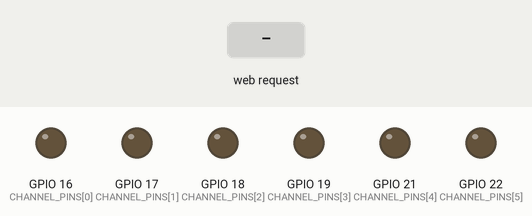
A program run on a simulated ESP32. Parts: output pins drawn as LEDs (lit = HIGH). The inputs (shaded band) are chosen by the test bench. WiFi joins after 1.5 s; servers stay silent unless stated; what the program prints to the serial monitor is not drawn.

Above: at 2.7 s.
2.8 s: HTTP request GET /launch?channel=1 received
At 3.8 s:
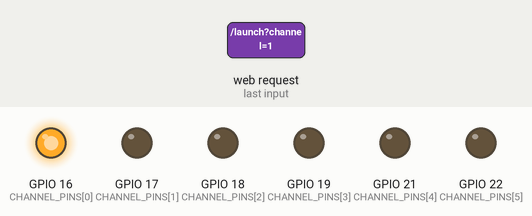
4.3 s: HTTP request GET /reset received
At 4.9 s:
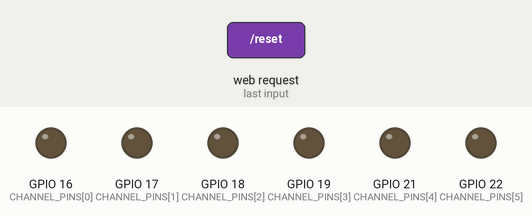
Timing chart, 0 to 7.3 s (numbered marks = the images above; inputs shaded):
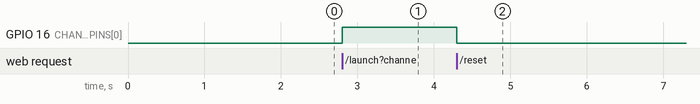

The program:

main.cpp
```cpp
#include <WiFi.h>
#include <WebServer.h>
#include <ArduinoJson.h>
#include <ESPmDNS.h>

// ============== CONFIGURATION ==============
const char* WIFI_SSID = "garts25";
const char* WIFI_PASSWORD = "arthur2019";
const char* HOSTNAME = "launch-controller";  // Access via http://launch-controller.local/

// GPIO pins for each launch channel (directly control MOSFET gates)
const int CHANNEL_PINS[] = {16, 17, 18, 19, 21, 22};
const int NUM_CHANNELS = 6;

// ============== GLOBALS ==============
WebServer server(80);
int activeChannel = -1;  // Active launch channel (-1 = none)

// ============== FUNCTION DECLARATIONS ==============
void handleRoot();
void handleHealth();
void handleLaunch();
void handleStatus();
void handleReset();
void handleNotFound();

// ============== SETUP ==============
void setup() {
    Serial.begin(115200);
    Serial.println("\n=== ESP32 Launch Controller ===");

    // Initialize all channel pins as OUTPUT, LOW (off)
    for (int i = 0; i < NUM_CHANNELS; i++) {
        pinMode(CHANNEL_PINS[i], OUTPUT);
        digitalWrite(CHANNEL_PINS[i], LOW);
    }

    // Connect to WiFi
    WiFi.setHostname(HOSTNAME);
    WiFi.begin(WIFI_SSID, WIFI_PASSWORD);
    Serial.print("Connecting to WiFi");
    while (WiFi.status() != WL_CONNECTED) {
        delay(500);
        Serial.print(".");
    }
    Serial.println();
    Serial.print("Connected! IP: ");
    Serial.println(WiFi.localIP());

    // Setup mDNS hostname
    if (MDNS.begin(HOSTNAME)) {
        Serial.printf("mDNS started: http://%s.local/\n", HOSTNAME);
        MDNS.addService("http", "tcp", 80);
    } else {
        Serial.println("mDNS failed to start");
    }

    // Setup HTTP endpoints
    server.on("/", handleRoot);
    server.on("/health", handleHealth);
    server.on("/launch", handleLaunch);
    server.on("/status", handleStatus);
    server.on("/reset", handleReset);
    server.onNotFound(handleNotFound);

    server.begin();
    Serial.println("HTTP server started");
}

// ============== LOOP ==============
void loop() {
    server.handleClient();
}

// ============== HTTP HANDLERS ==============

void handleRoot() {
    String html = "<html><head><title>ESP32 Launch Controller</title></head><body>";
    html += "<h1>ESP32 Launch Controller</h1>";
    html += "<p>Endpoints:</p><ul>";
    html += "<li>GET /health - Check connectivity</li>";
    html += "<li>GET /launch?channel=N - Trigger channel N (1-" + String(NUM_CHANNELS) + ")</li>";
    html += "<li>GET /status - Get system status</li>";
    html += "<li>GET /reset - Reset all channels to OFF</li>";
    html += "</ul>";
    html += "<h2>Manual Trigger</h2>";
    for (int i = 1; i <= NUM_CHANNELS; i++) {
        html += "<a href='/launch?channel=" + String(i) + "'><button>Launch Ch " + String(i) + "</button></a> ";
    }
    html += "<br><br><a href='/reset'><button style='background:red;color:white;'>Reset All</button></a>";
    html += "</body></html>";
    server.send(200, "text/html", html);
}

void handleHealth() {
    server.send(200, "text/plain", "OK");
}

void handleLaunch() {
    // Check if channel parameter is provided
    if (!server.hasArg("channel")) {
        server.send(400, "application/json", "{\"error\":\"Missing channel parameter\"}");
        return;
    }

    int channel = server.arg("channel").toInt();

    // Validate channel number (1-indexed for user, 0-indexed internally)
    if (channel < 1 || channel > NUM_CHANNELS) {
        String error = "{\"error\":\"Invalid channel. Must be 1-" + String(NUM_CHANNELS) + "\"}";
        server.send(400, "application/json", error);
        return;
    }

    int pinIndex = channel - 1;  // Convert to 0-indexed
    int pin = CHANNEL_PINS[pinIndex];

    Serial.printf("Triggering channel %d (GPIO %d)\n", channel, pin);

    // Trigger the channel
    activeChannel = channel;
    digitalWrite(pin, HIGH);

    // Send response - channel stays on until /reset is called
    StaticJsonDocument<128> doc;
    doc["success"] = true;
    doc["channel"] = channel;

    String response;
    serializeJson(doc, response);
    server.send(200, "application/json", response);

    Serial.printf("Channel %d is ON (use /reset to turn off)\n", channel);
}

void handleStatus() {
    StaticJsonDocument<256> doc;

    // List available channels
    JsonArray channels = doc.createNestedArray("channels");
    for (int i = 1; i <= NUM_CHANNELS; i++) {
        channels.add(i);
    }

    // Current active channel
    if (activeChannel > 0) {
        doc["active"] = activeChannel;
    } else {
        doc["active"] = nullptr;
    }

    // WiFi info
    doc["ip"] = WiFi.localIP().toString();
    doc["hostname"] = String(HOSTNAME) + ".local";
    doc["rssi"] = WiFi.RSSI();

    String response;
    serializeJson(doc, response);
    server.send(200, "application/json", response);
}

void handleReset() {
    // Turn off all channels
    for (int i = 0; i < NUM_CHANNELS; i++) {
        digitalWrite(CHANNEL_PINS[i], LOW);
    }
    activeChannel = -1;

    Serial.println("All channels reset to OFF");
    server.send(200, "application/json", "{\"success\":true,\"message\":\"All channels reset\"}");
}

void handleNotFound() {
    server.send(404, "application/json", "{\"error\":\"Not found\"}");
}
```

Measured:
- after the input at 2.8 s, GPIO 16 (CHANNEL_PINS[0]): LOW → HIGH at once
- after the input at 4.3 s, GPIO 16 (CHANNEL_PINS[0]): HIGH → LOW at once
